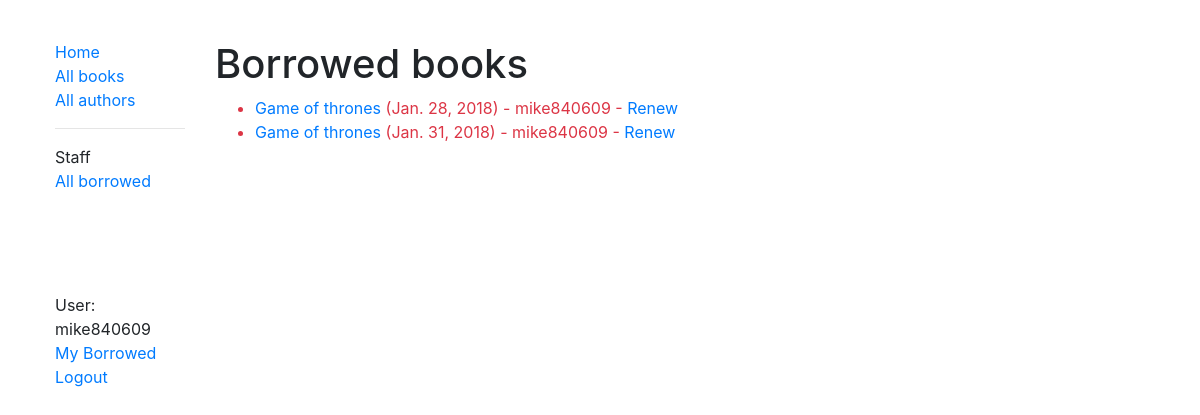
Before: /catalog/mybooks/ (signed in) with the older database file.
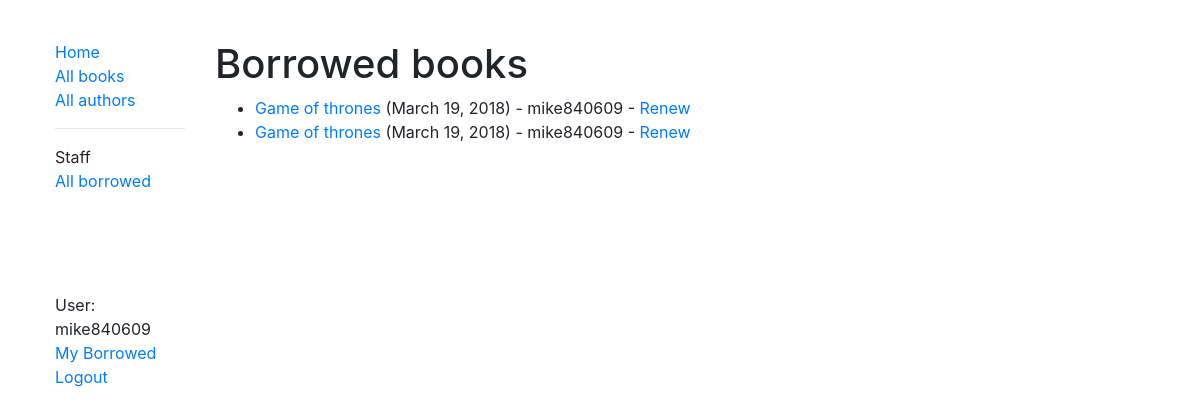
After: the same page with the newer database file.
### catalog/models.py (models this page shows, shortened)
class BookInstance(models.Model):
    id = models.UUIDField(primary_key = True , default = uuid.uuid4 , help_text = "Unique ID for this particular book across whole library")
    book = models.ForeignKey('Book', on_delete = models.SET_NULL , null = True)
    imprint = models.CharField(max_length = 200)
    due_back = models.DateField(null = True , blank = True)
    LOAN_STATUS = (
        ('m', 'Maintenance'),
        ('o', 'On loan'),
        ('a', 'Available'),
        ('r', 'Reserved'),
    )
    status = models.CharField(max_length = 1 ,choices = LOAN_STATUS , blank = True , default = "m" , help_text = 'Book availability')
    borrower = models.ForeignKey(User , on_delete = models.SET_NULL , null = True , blank = True)
    @property
    def is_overdue(self):
        if self.due_back and date.today() > self.due_back:
            return True
        return False
    class Meta:
        permissions = (("can_mark_returned" , "Set book as returned"),)
        ordering = ['due_back']

class Book(models.Model):
    title = models.CharField(max_length=200)
    author = models.ForeignKey('Author', on_delete = models.SET_NULL, null=True)
    summary = models.TextField(max_length=1000, help_text="Enter a brief description of the book")
    isbn = models.CharField('ISBN',max_length=13, help_text='13 Character <a href="https://www.isbn-international.org/content/what-isbn">ISBN number</a>')
    genre = models.ManyToManyField(Genre, help_text="Select a genre for this book")
    language = models.ForeignKey('Language' , on_delete = models.SET_NULL , null = True ,blank = True )
    def display_genre(self):
        '''
        Create a string for the Genre . This is required to display genre in Admin
        '''
        return ', '.join([ genre.name for genre in self.genre.all()[:3] ])
    display_genre.short_description = 'Genre'

### catalog/views.py (the view)
# urls.py: path('mybooks/', views.LoanedBooksByUserListView.as_view(), name='my-borrowed'),
class LoanedBooksByUserListView(LoginRequiredMixin ,generic.ListView):
    model = BookInstance
    template_name = 'catalog/bookinstance_list_borrowed_user.html'
    paginate_by = 10
    def get_queryset(self):
        return BookInstance.objects.filter(borrower=self.request.user).filter(status__exact='o').order_by('due_back')

### catalog/templates/catalog/bookinstance_list_borrowed_user.html
{% extends "base_generic.html" %}
{% block content %}
<h1>Borrowed books</h1>
{% if bookinstance_list %}
    <ul>
        {% for bookinst in bookinstance_list %}
        <li class = "{% if bookinst.is_overdue %}text-danger{% endif %}">
            <a href="{% url 'book-detail' bookinst.book.pk %}">{{bookinst.book.title}}</a> ({{ bookinst.due_back }}) {% if user.is_staff %}- {{ bookinst.borrower }}{% endif %} {% if perms.catalog.can_mark_returned %}- <a href="{% url 'renew-book-librarian' bookinst.id %}">Renew</a>  {% endif %}
        </li>
        {% endfor %}
    </ul>
{% else %}
    <p>There are no books borrowed. </p>
{% endif %}
{% endblock %}

Changed rows visible on the page:
changed BookInstance (number 1 of 2 on the later page): due_back "Jan. 31, 2018" → "March 19, 2018"; moves up the list
changed BookInstance (number 2 of 2 on the later page): due_back "Jan. 28, 2018" → "March 19, 2018"
